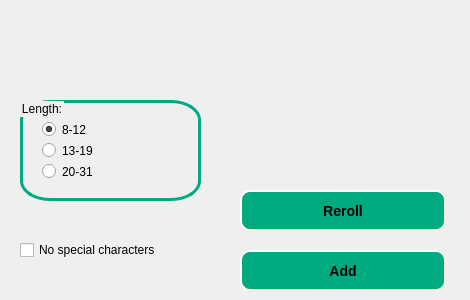
<?xml version="1.0" encoding="UTF-8"?>
<ui version="4.0">
 <class>Generate_dialog</class>
 <widget class="QDialog" name="Generate_dialog">
  <property name="geometry">
   <rect>
    <x>0</x>
    <y>0</y>
    <width>470</width>
    <height>300</height>
   </rect>
  </property>
  <property name="minimumSize">
   <size>
    <width>470</width>
    <height>300</height>
   </size>
  </property>
  <property name="maximumSize">
   <size>
    <width>470</width>
    <height>300</height>
   </size>
  </property>
  <property name="windowTitle">
   <string>Generating new password</string>
  </property>
  <widget class="QLabel" name="paassword_label">
   <property name="geometry">
    <rect>
     <x>20</x>
     <y>10</y>
     <width>431</width>
     <height>31</height>
    </rect>
   </property>
   <property name="font">
    <font>
     <family>Segoe UI</family>
     <pointsize>11</pointsize>
     <italic>false</italic>
     <bold>true</bold>
    </font>
   </property>
   <property name="styleSheet">
    <string notr="true">font: 700 11pt &quot;Segoe UI&quot;;</string>
   </property>
   <property name="text">
    <string/>
   </property>
   <property name="alignment">
    <set>Qt::AlignCenter</set>
   </property>
  </widget>
  <widget class="QPushButton" name="reroll_button">
   <property name="geometry">
    <rect>
     <x>240</x>
     <y>190</y>
     <width>206</width>
     <height>41</height>
    </rect>
   </property>
   <property name="styleSheet">
    <string notr="true">QPushButton{
    background-color: rgb(0, 170, 127);
	font: 600 9pt &quot;Segoe UI Semibold&quot;;
    border-style: outset;
    border-width: 2px;
    border-radius: 10px;
    border-color: beige;
    font: bold 14px;
    min-width: 10em;
    padding: 6px;
}
QPushButton:pressed {
    background-color: rgb(224, 0, 0);
    border-style: inset;
}</string>
   </property>
   <property name="text">
    <string>Reroll</string>
   </property>
  </widget>
  <widget class="QWidget" name="verticalLayoutWidget">
   <property name="geometry">
    <rect>
     <x>20</x>
     <y>220</y>
     <width>181</width>
     <height>61</height>
    </rect>
   </property>
   <layout class="QVBoxLayout" name="verticalLayout">
    <item>
     <widget class="QCheckBox" name="no_special_checkbox">
      <property name="styleSheet">
       <string notr="true">QGroupBox {
	font: 700 11pt &quot;Segoe UI&quot;;
    alternate-background-color: rgb(0, 170, 127);
  border: 5px solid rgb(0, 170, 127);;
  padding: 10px;
  border-radius: 30px 20px;
}
</string>
      </property>
      <property name="text">
       <string>No special characters</string>
      </property>
     </widget>
    </item>
   </layout>
  </widget>
  <widget class="QPushButton" name="addPasswordButton">
   <property name="geometry">
    <rect>
     <x>240</x>
     <y>250</y>
     <width>206</width>
     <height>41</height>
    </rect>
   </property>
   <property name="styleSheet">
    <string notr="true">QPushButton{
    background-color: rgb(0, 170, 127);
	font: 600 9pt &quot;Segoe UI Semibold&quot;;
    border-style: outset;
    border-width: 2px;
    border-radius: 10px;
    border-color: beige;
    font: bold 14px;
    min-width: 10em;
    padding: 6px;
}
QPushButton:pressed {
    background-color: rgb(224, 0, 0);
    border-style: inset;
}</string>
   </property>
   <property name="text">
    <string>Add</string>
   </property>
  </widget>
  <widget class="QGroupBox" name="groupBox">
   <property name="geometry">
    <rect>
     <x>20</x>
     <y>100</y>
     <width>181</width>
     <height>101</height>
    </rect>
   </property>
   <property name="styleSheet">
    <string notr="true">QGroupBox {
	font: 700 11pt &quot;Segoe UI&quot;;
    alternate-background-color: rgb(0, 170, 127);
  border: 3px solid rgb(0, 170, 127);;
  padding: 10px;
  border-radius: 30px 20px;
}
</string>
   </property>
   <property name="title">
    <string>Length:</string>
   </property>
   <layout class="QVBoxLayout" name="verticalLayout_3">
    <item>
     <widget class="QRadioButton" name="short_checkbox_2">
      <property name="text">
       <string>8-12</string>
      </property>
      <property name="checked">
       <bool>true</bool>
      </property>
      <attribute name="buttonGroup">
       <string notr="true">buttonGroup</string>
      </attribute>
     </widget>
    </item>
    <item>
     <widget class="QRadioButton" name="middle_checkbox_2">
      <property name="text">
       <string>13-19</string>
      </property>
      <attribute name="buttonGroup">
       <string notr="true">buttonGroup</string>
      </attribute>
     </widget>
    </item>
    <item>
     <widget class="QRadioButton" name="long_checbox_2">
      <property name="text">
       <string>20-31</string>
      </property>
      <attribute name="buttonGroup">
       <string notr="true">buttonGroup</string>
      </attribute>
     </widget>
    </item>
   </layout>
  </widget>
 </widget>
 <resources/>
 <connections/>
 <buttongroups>
  <buttongroup name="buttonGroup"/>
 </buttongroups>
</ui>
